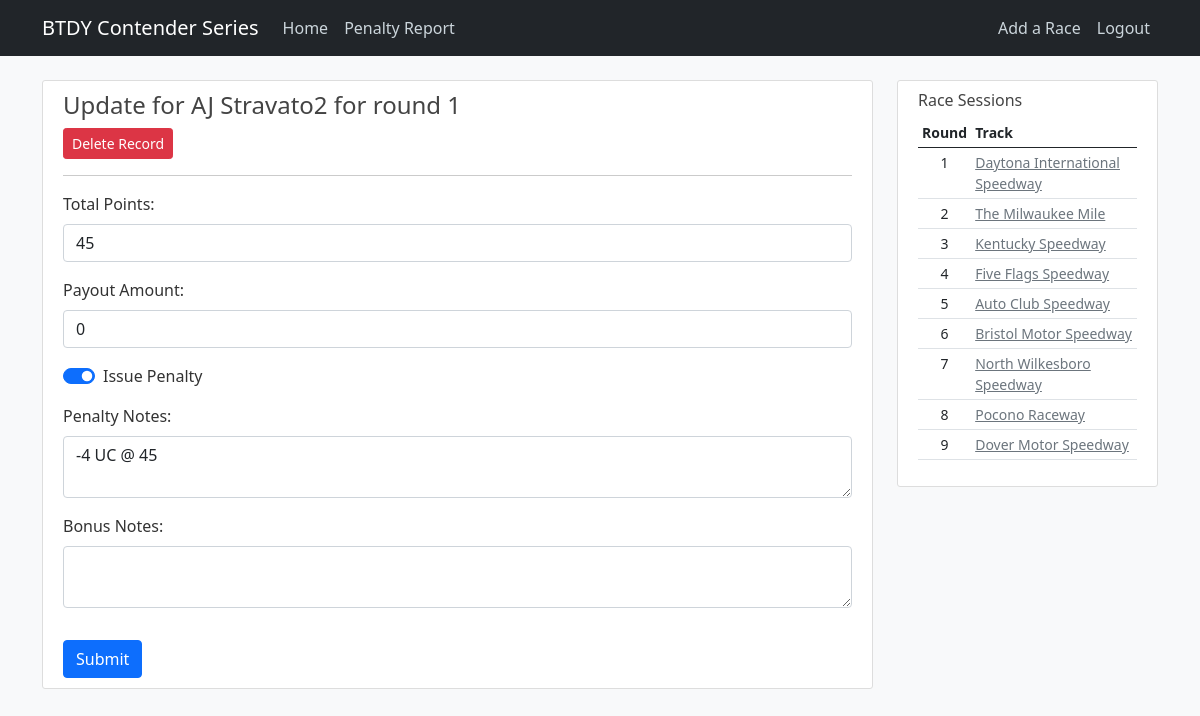
Page /update/1222/ (signed in) on the committed database.
### btdyScraper/models.py (models this page shows)
class points(models.Model):
    driverID = models.IntegerField()
    name = models.CharField(max_length=50)
    startPosition = models.IntegerField()
    finishPosition = models.IntegerField()
    totalLapsLead = models.IntegerField()
    incidents = models.IntegerField()
    finishPoints = models.IntegerField()
    lapsLeadPoints = models.IntegerField()
    mostLapsLeadPoints = models.IntegerField()
    polePoints = models.IntegerField()
    winPoints = models.IntegerField()
    stagePoints = models.IntegerField()
    winFlag = models.IntegerField()
    poleFlag = models.IntegerField()
    stageFlag = models.IntegerField()
    mostLapsLeadFlag = models.IntegerField()
    topFiveFlag = models.IntegerField()
    topTenFlag = models.IntegerField()
    payoutAmount = models.IntegerField()
    subsessionID = models.ForeignKey(raceSession, on_delete=models.CASCADE)
    avgLap = models.IntegerField()
    avgLapFlag = models.IntegerField()
    roundNum = models.IntegerField()
    penalty = models.IntegerField(default=0)
    totalPoints = models.IntegerField(default=0)
    lapsComp = models.IntegerField(default=0)
    penaltyNotes = models.TextField()
    bonusNotes = models.TextField()

class raceSession(models.Model):
    subsessionID = models.IntegerField(primary_key=True)
    raceDate = models.CharField(max_length=10)
    trackID = models.IntegerField()
    trackName = models.CharField(max_length=100)
    leadChanges = models.IntegerField()
    totalCautions = models.IntegerField()
    cautionLaps = models.IntegerField()
    greenLaps = models.IntegerField()
    totalLaps = models.IntegerField()
    series = models.CharField(max_length=50)
    season = models.IntegerField()
    roundNum = models.IntegerField()

### btdyScraper/views.py (the view)
# urls.py: path('update/<int:id>/', views.update, name='btdyScraper-update'),
@login_required
def update(request, id):
    if request.method == 'POST':
        finishPoints = request.POST['finishPoints']
        payoutAmount = request.POST['payoutAmount']
        notes = request.POST['notes']
        next = request.POST['next']
        bonusNotes = request.POST['bonusNotes']
        updateTarget = points.objects.get(id=id)
        updateTarget.totalPoints = finishPoints
        updateTarget.payoutAmount = payoutAmount
        if "penalty" in request.POST:
            updateTarget.penalty = 1
        else:
            updateTarget.penalty = 0
        if notes != "":
            updateTarget.penaltyNotes = notes
        if bonusNotes != "":
            updateTarget.bonusNotes = bonusNotes
        updateTarget.save()
        messages.success(request, f'Success! Record updated!')
        return redirect(next)
    else:
        updateTarget = points.objects.get(id=id)
        context = {
            'updateTarget':updateTarget,
            'sessions':raceSession.objects.all(),
        }
        return render(request, 'update.html', context)

### btdyScraper/templates/update.html (shortened to what this page needs)
{% extends "base.html" %}
{% block content %}
    <div class="col-md-9">
        <div class="content-section">
            <h4>Update for {{ updateTarget.name }} for round {{ updateTarget.roundNum }}</h4>
            <button type="button" class="btn btn-danger btn-sm" data-bs-toggle="modal" data-bs-target="#deleteModal">Delete Record</button>
            <hr />
            <form method="POST">
                <div class="mb-3 mt-3">
                    <label class="form-label">Total Points:</label>
                    <input class="form-control" id="finishPoints" value="{{ updateTarget.totalPoints }}" name="finishPoints" pattern="[0-9]{1,2}" required>
                </div>
                <div class="mb-3">
                    <label class="form-label">Payout Amount:</label>
                    <input class="form-control" id="payoutAmount" value="{{ updateTarget.payoutAmount }}" name="payoutAmount" pattern="[0-9]{1,2}" required>
                </div>
                <div class="form-check form-switch mb-3">
                    {% if updateTarget.penalty == 1 %}
                        <input class="form-check-input" type="checkbox" id="penalty" name="penalty" checked>
                    {% else %}
                        <input class="form-check-input" type="checkbox" id="penalty" name="penalty">
                    {% endif %}
                    <label class="form-check-label" for="penalty">Issue Penalty</label>
                </div>
                {% if updateTarget.penalty == 1 %}
                    <div class="mb-3" id="penaltyNotesDiv">
                {% else %}
                    <div class="mb-3" id="penaltyNotesDiv" style="display:none;">
                {% endif %}
                    <label class="form-label">Penalty Notes:</label>
                    <textarea class="form-control" id="notes" name="notes">{{ updateTarget.penaltyNotes }}</textarea>
                </div>
                <div class="mb-3">
                    <label class="form-label">Bonus Notes:</label>
                    <textarea class="form-control" id="bonusNotes" name="bonusNotes">{{ updateTarget.bonusNotes }}</textarea>
                </div>
                <button type="submit" class="btn btn-primary mt-3">Submit</button>
            </form>
        </div>
    </div>
{% endblock content %}
{% block sidebar %}
    <div class="col-md-3">
        <div class="content-section">
            <h6>Race Sessions</h6>
            <table class="table table-sm small">
                <thead>
                    <tr>
                        <th>Round</th>
                        <th>Track</th>
                    </tr>
                </thead>
                {% if sessions != "No Races Yet!"%}
                    {% for session in sessions %}
                        <tr>
                            <td class="text-center">{{ session.roundNum }}</td>
                            <td><a class="link-secondary" href="{% url 'btdyScraper-session' session.subsessionID %}">{{ session.trackName }}</a></td>
                        </tr>
                    {% endfor %}
                {% else %}
                    <tr>
                        <td>{{ sessions }}</td>
                    </tr>
                {% endif %}
            </table>
        </div>
    </div>
{% endblock sidebar %}

### btdyScraper/static/main.css (style rules this page uses)
body { background: #fafafa; color: #333333; margin-top: 5rem; }
h1, h2, h3, h4, h5, h6 { color: #444444; }
.content-section { background: #ffffff; padding: 10px 20px; border: 1px solid #dddddd; border-radius: 3px; margin-bottom: 20px; }

### rows in the picture
points: name "AJ Stravato2", roundNum "1", finishPoints "45", payoutAmount "0", notes "-4 UC @ 45"
raceSession: roundNum "1", trackName "Daytona International Speedway"
raceSession: roundNum "2", trackName "The Milwaukee Mile"
raceSession: roundNum "3", trackName "Kentucky Speedway"
raceSession: roundNum "4", trackName "Five Flags Speedway"
raceSession: roundNum "5", trackName "Auto Club Speedway"
raceSession: roundNum "6", trackName "Bristol Motor Speedway"
raceSession: roundNum "7", trackName "North Wilkesboro Speedway"
raceSession: roundNum "8", trackName "Pocono Raceway"
raceSession: roundNum "9", trackName "Dover Motor Speedway"
